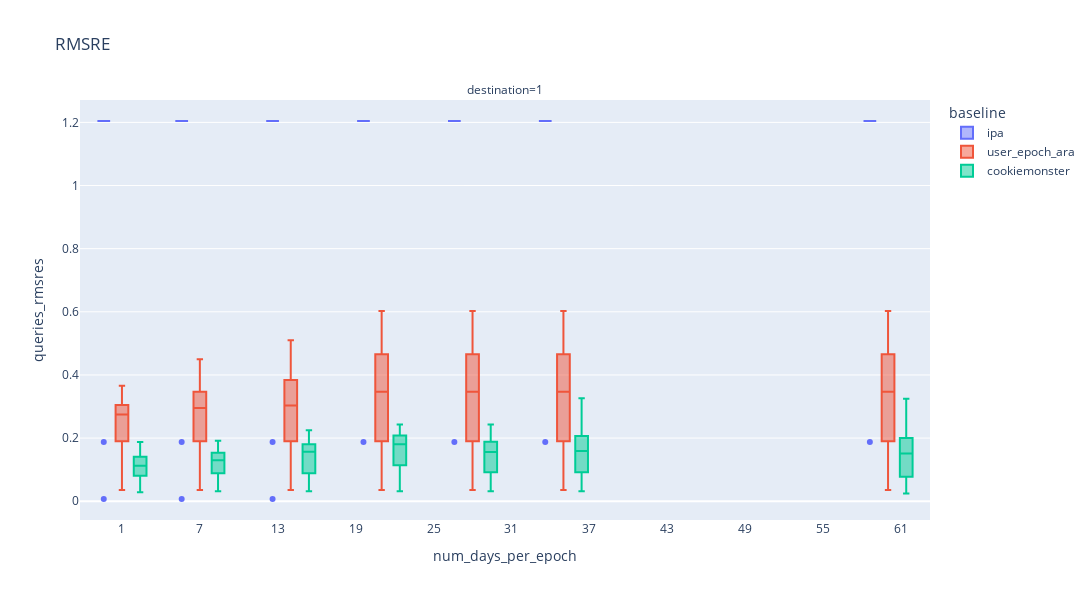
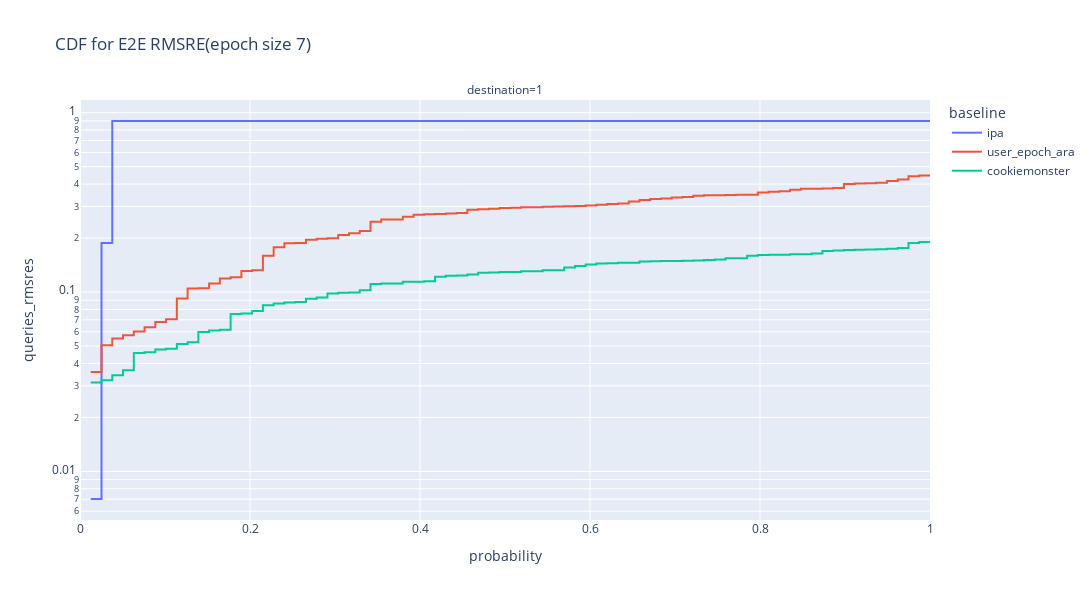

Write notebook code for charts like these, in order.
### Markdown cell above
### Attribution Window 14

### Code cell
path = "ray/patcg/varying_epoch_granularity_aw_14"
df = analyze_results(path, "bias")
plot_bias_rmsre(df, x_axis="num_days_per_epoch", log_y=False)
plot_bias_rmsre_cdf(df, epoch_size=7, log_y=True)

### Figure 1 — Plotly figure (JSON) as saved in the notebook; plotly's stock layout.template omitted (floating-point values rounded to 4 significant figures; data arrays with more than 128 entries replaced by an {"elided": "..."} marker saying what was removed)
{"data": [{"alignmentgroup": "True", "hovertemplate": "baseline=ipa<br>destination=1<br>num_days_per_epoch=%{x}<br>queries_rmsres=%{y}<extra></extra>", "legendgroup": "ipa", "marker": {"color": "#636efa"}, "name": "ipa", "notched": false, "offsetgroup": "ipa", "orientation": "v", "showlegend": true, "type": "box", "x": {"elided": "553 int values"}, "x0": " ", "xaxis": "x", "y": {"elided": "553 float values"}, "y0": " ", "yaxis": "y"}, {"alignmentgroup": "True", "hovertemplate": "baseline=user_epoch_ara<br>destination=1<br>num_days_per_epoch=%{x}<br>queries_rmsres=%{y}<extra></extra>", "legendgroup": "user_epoch_ara", "marker": {"color": "#EF553B"}, "name": "user_epoch_ara", "notched": false, "offsetgroup": "user_epoch_ara", "orientation": "v", "showlegend": true, "type": "box", "x": {"elided": "553 int values"}, "x0": " ", "xaxis": "x", "y": {"elided": "553 float values"}, "y0": " ", "yaxis": "y"}, {"alignmentgroup": "True", "hovertemplate": "baseline=cookiemonster<br>destination=1<br>num_days_per_epoch=%{x}<br>queries_rmsres=%{y}<extra></extra>", "legendgroup": "cookiemonster", "marker": {"color": "#00cc96"}, "name": "cookiemonster", "notched": false, "offsetgroup": "cookiemonster", "orientation": "v", "showlegend": true, "type": "box", "x": {"elided": "553 int values"}, "x0": " ", "xaxis": "x", "y": {"elided": "553 float values"}, "y0": " ", "yaxis": "y"}], "layout": {"annotations": [{"showarrow": false, "text": "destination=1", "x": 0.5, "xanchor": "center", "xref": "paper", "y": 1, "yanchor": "bottom", "yref": "paper"}], "boxmode": "group", "height": 600, "legend": {"title": {"text": "baseline"}, "tracegroupgap": 0}, "title": {"text": "RMSRE"}, "width": 1100, "xaxis": {"anchor": "y", "autorange": true, "domain": [0, 1], "range": [-2.231, 63.23], "title": {"text": "num_days_per_epoch"}, "type": "linear"}, "yaxis": {"anchor": "x", "autorange": true, "domain": [0, 1], "range": [-0.05951, 1.271], "title": {"text": "queries_rmsres"}, "type": "linear"}}}

### Figure 2 — Plotly figure (JSON) as saved in the notebook; plotly's stock layout.template omitted (floating-point values rounded to 4 significant figures)
{"data": [{"hovertemplate": "baseline=ipa<br>destination=1<br>probability=%{x}<br>queries_rmsres=%{y}<extra></extra>", "legendgroup": "ipa", "line": {"dash": "solid", "shape": "hv"}, "marker": {"color": "#636efa", "symbol": "circle"}, "mode": "lines", "name": "ipa", "orientation": "h", "showlegend": true, "type": "scatter", "x": [0.01266, 0.02532, 0.03797, 0.05063, 0.06329, 0.07595, 0.08861, 0.1013, 0.1139, 0.1266, 0.1392, 0.1519, 0.1646, 0.1772, 0.1899, 0.2025, 0.2152, 0.2278, 0.2405, 0.2532, 0.2658, 0.2785, 0.2911, 0.3038, 0.3165, 0.3291, 0.3418, 0.3544, 0.3671, 0.3797, 0.3924, 0.4051, 0.4177, 0.4304, 0.443, 0.4557, 0.4684, 0.481, 0.4937, 0.5063, 0.519, 0.5316, 0.5443, 0.557, 0.5696, 0.5823, 0.5949, 0.6076, 0.6203, 0.6329, 0.6456, 0.6582, 0.6709, 0.6835, 0.6962, 0.7089, 0.7215, 0.7342, 0.7468, 0.7595, 0.7722, 0.7848, 0.7975, 0.8101, 0.8228, 0.8354, 0.8481, 0.8608, 0.8734, 0.8861, 0.8987, 0.9114, 0.9241, 0.9367, 0.9494, 0.962, 0.9747, 0.9873, 1], "xaxis": "x", "y": [0.007016, 0.1876, 0.8987, 0.8987, 0.8987, 0.8987, 0.8987, 0.8987, 0.8987, 0.8987, 0.8987, 0.8987, 0.8987, 0.8987, 0.8987, 0.8987, 0.8987, 0.8987, 0.8987, 0.8987, 0.8987, 0.8987, 0.8987, 0.8987, 0.8987, 0.8987, 0.8987, 0.8987, 0.8987, 0.8987, 0.8987, 0.8987, 0.8987, 0.8987, 0.8987, 0.8987, 0.8987, 0.8987, 0.8987, 0.8987, 0.8987, 0.8987, 0.8987, 0.8987, 0.8987, 0.8987, 0.8987, 0.8987, 0.8987, 0.8987, 0.8987, 0.8987, 0.8987, 0.8987, 0.8987, 0.8987, 0.8987, 0.8987, 0.8987, 0.8987, 0.8987, 0.8987, 0.8987, 0.8987, 0.8987, 0.8987, 0.8987, 0.8987, 0.8987, 0.8987, 0.8987, 0.8987, 0.8987, 0.8987, 0.8987, 0.8987, 0.8987, 0.8987, 0.8987], "yaxis": "y"}, {"hovertemplate": "baseline=user_epoch_ara<br>destination=1<br>probability=%{x}<br>queries_rmsres=%{y}<extra></extra>", "legendgroup": "user_epoch_ara", "line": {"dash": "solid", "shape": "hv"}, "marker": {"color": "#EF553B", "symbol": "circle"}, "mode": "lines", "name": "user_epoch_ara", "orientation": "h", "showlegend": true, "type": "scatter", "x": [0.01266, 0.02532, 0.03797, 0.05063, 0.06329, 0.07595, 0.08861, 0.1013, 0.1139, 0.1266, 0.1392, 0.1519, 0.1646, 0.1772, 0.1899, 0.2025, 0.2152, 0.2278, 0.2405, 0.2532, 0.2658, 0.2785, 0.2911, 0.3038, 0.3165, 0.3291, 0.3418, 0.3544, 0.3671, 0.3797, 0.3924, 0.4051, 0.4177, 0.4304, 0.443, 0.4557, 0.4684, 0.481, 0.4937, 0.5063, 0.519, 0.5316, 0.5443, 0.557, 0.5696, 0.5823, 0.5949, 0.6076, 0.6203, 0.6329, 0.6456, 0.6582, 0.6709, 0.6835, 0.6962, 0.7089, 0.7215, 0.7342, 0.7468, 0.7595, 0.7722, 0.7848, 0.7975, 0.8101, 0.8228, 0.8354, 0.8481, 0.8608, 0.8734, 0.8861, 0.8987, 0.9114, 0.9241, 0.9367, 0.9494, 0.962, 0.9747, 0.9873, 1], "xaxis": "x", "y": [0.03588, 0.05046, 0.05504, 0.05746, 0.06019, 0.06356, 0.06814, 0.07055, 0.09198, 0.1046, 0.1048, 0.1115, 0.119, 0.121, 0.1312, 0.1321, 0.1594, 0.1779, 0.1872, 0.1876, 0.1958, 0.1979, 0.1996, 0.2083, 0.2128, 0.2191, 0.2469, 0.2535, 0.2535, 0.2625, 0.2698, 0.2712, 0.2719, 0.2743, 0.2759, 0.2876, 0.2895, 0.2916, 0.2938, 0.2951, 0.2966, 0.2968, 0.2992, 0.3, 0.3012, 0.3015, 0.3033, 0.3071, 0.3098, 0.312, 0.3193, 0.3261, 0.3299, 0.3325, 0.3365, 0.3387, 0.3446, 0.3464, 0.3469, 0.3471, 0.3484, 0.3492, 0.3592, 0.362, 0.365, 0.3717, 0.3765, 0.3766, 0.3777, 0.3799, 0.3997, 0.4023, 0.4038, 0.4069, 0.4166, 0.4246, 0.4416, 0.4463, 0.4493], "yaxis": "y"}, {"hovertemplate": "baseline=cookiemonster<br>destination=1<br>probability=%{x}<br>queries_rmsres=%{y}<extra></extra>", "legendgroup": "cookiemonster", "line": {"dash": "solid", "shape": "hv"}, "marker": {"color": "#00cc96", "symbol": "circle"}, "mode": "lines", "name": "cookiemonster", "orientation": "h", "showlegend": true, "type": "scatter", "x": [0.01266, 0.02532, 0.03797, 0.05063, 0.06329, 0.07595, 0.08861, 0.1013, 0.1139, 0.1266, 0.1392, 0.1519, 0.1646, 0.1772, 0.1899, 0.2025, 0.2152, 0.2278, 0.2405, 0.2532, 0.2658, 0.2785, 0.2911, 0.3038, 0.3165, 0.3291, 0.3418, 0.3544, 0.3671, 0.3797, 0.3924, 0.4051, 0.4177, 0.4304, 0.443, 0.4557, 0.4684, 0.481, 0.4937, 0.5063, 0.519, 0.5316, 0.5443, 0.557, 0.5696, 0.5823, 0.5949, 0.6076, 0.6203, 0.6329, 0.6456, 0.6582, 0.6709, 0.6835, 0.6962, 0.7089, 0.7215, 0.7342, 0.7468, 0.7595, 0.7722, 0.7848, 0.7975, 0.8101, 0.8228, 0.8354, 0.8481, 0.8608, 0.8734, 0.8861, 0.8987, 0.9114, 0.9241, 0.9367, 0.9494, 0.962, 0.9747, 0.9873, 1], "xaxis": "x", "y": [0.03132, 0.03221, 0.03431, 0.0366, 0.04568, 0.04614, 0.04785, 0.04831, 0.05136, 0.05253, 0.05988, 0.06113, 0.06169, 0.07548, 0.07594, 0.07827, 0.08427, 0.08638, 0.08755, 0.08787, 0.09173, 0.09335, 0.09802, 0.09901, 0.09956, 0.1024, 0.1109, 0.1115, 0.1115, 0.114, 0.1143, 0.1148, 0.1217, 0.1233, 0.1235, 0.1253, 0.1283, 0.1285, 0.1293, 0.1294, 0.1304, 0.1307, 0.1323, 0.1323, 0.137, 0.1397, 0.1424, 0.1443, 0.1445, 0.1455, 0.1455, 0.148, 0.1484, 0.1487, 0.149, 0.1495, 0.1497, 0.1507, 0.1517, 0.1544, 0.1544, 0.1596, 0.1607, 0.1615, 0.1616, 0.1622, 0.1623, 0.164, 0.1694, 0.1707, 0.1713, 0.1718, 0.1724, 0.173, 0.1741, 0.176, 0.1876, 0.1899, 0.1913], "yaxis": "y"}], "layout": {"annotations": [{"showarrow": false, "text": "destination=1", "x": 0.5, "xanchor": "center", "xref": "paper", "y": 1, "yanchor": "bottom", "yref": "paper"}], "height": 600, "legend": {"title": {"text": "baseline"}, "tracegroupgap": 0}, "title": {"text": "CDF for E2E RMSRE(epoch size 7)"}, "width": 1100, "xaxis": {"anchor": "y", "autorange": true, "domain": [0, 1], "range": [0, 1], "rangemode": "tozero", "title": {"text": "probability"}, "type": "linear"}, "yaxis": {"anchor": "x", "autorange": true, "domain": [0, 1], "range": [-2.271, 0.07069], "title": {"text": "queries_rmsres"}, "type": "log"}}}
